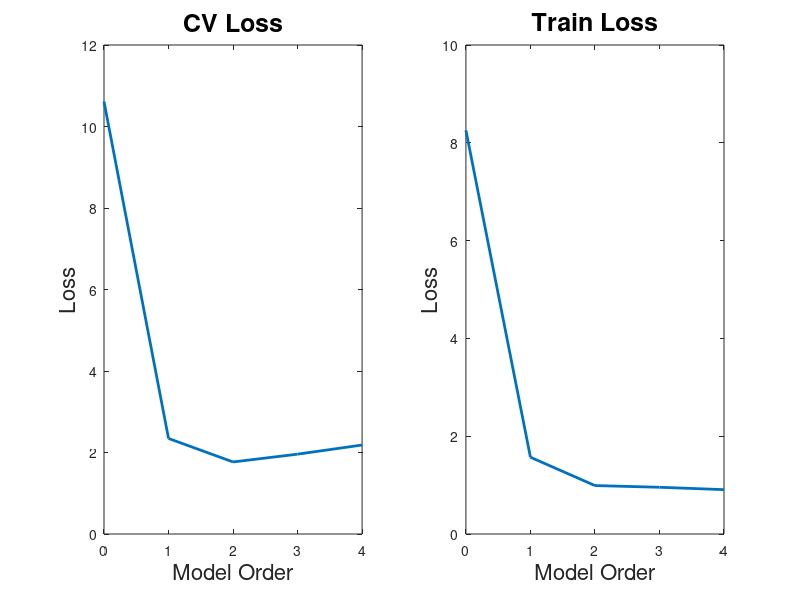

The MATLAB script that drew this image:
%% CTB1_400metre
% Fit of 1st, 2nd, 3rd, and 4th order polynomial to
% the 400 metre sprint data
% We use 10-fold cross-validation to choose the 'best'
% polynomial order which has minimum loss
clear all;close all;
load olympics.mat
%% Preamble and rescaling data
x = male400(:,1);
x = [x - x(1)];
x = [x]./x(2);
t= male400(:,2); %target labels
%% Folding details
totalFolds = 10; % total number of folds
Npartition = length(x(:,1)); % we find the length of the first column in matrix x
partition = repmat(floor(Npartition/totalFolds),1,totalFolds); % we determine the size of the partition (2.7 in this case) and take the floor
partition(end) = Npartition - (totalFolds-1)*partition(1,1);
pcum = [0 cumsum(partition)];
%% Permute data
order = randperm(Npartition);
x = x(order);
t = t(order);
%% Polynomial Order of n
% Change value of 'order' to choose polynomial order n
order = 4; % order of polynomial
X = [];
orderFoldMat = [];
orderTrainMat = [];

 for k = 0:order % we loop to compute CV loss and Train loss for each order of the polynomial
    X = [X x.^k]; % we add a column to matrix for every order n where the new column is x^k
    for fold = 1:totalFolds % we loop again to change the partition being tested and trained
        Xfold = X(pcum(fold)+1 : pcum(fold+1),:); % we slice X to get the rows for the CV (test) partition (1)
        Xtrain1 = X(1 : pcum(fold),:); % we slice X to get the training partition before the CV partition (2)
        Xtrain2 = X(pcum(fold+1)+1 : end,:); % we slice X to get the training partition afer the CV partition (3)
        Xtrain = [Xtrain1; Xtrain2]; % we join the training paritions into one matrix (4)

        tfold = t(pcum(fold)+1 : pcum(fold+1),:); % we partition the labels the same as (1) to validate the results
        ttrain1 = t(1 : pcum(fold),:); % we partition the labels the same as (2) to train the model
        ttrain2 = t(pcum(fold+1)+1 : end,:); % we partition the labels the same as (3) train the model
        ttrain = [ttrain1; ttrain2]; % we join the label training data into one matrix similar to (4)


        % we learn the model parameters from the training data and labels(5)
        w = inv(Xtrain'*Xtrain)*Xtrain'*ttrain; 
        % we find the predicted results using the params in (5) and (1)
        mpred_fold = Xfold*w;
        % we see how well the model reflects the observed (training) data
        mpred_observed = Xtrain*w;
        % we compare the CV labels to the predicted results
        compare = [tfold mpred_fold tfold-mpred_fold];

        % we store the mean squared difference of CV labels and
        % predicted results, to plot later
        foldLoss(fold,k+1)  = mean((mpred_fold - tfold).^2);
        trainLoss(fold,k+1) = mean((mpred_observed - ttrain).^2);
    end
    orderFoldMat = [orderFoldMat mean(foldLoss(:,k+1))];
    orderTrainMat = [orderTrainMat mean(trainLoss(:,k+1))];
    
% %     plots and saves to file
% %     comment out to turn off
%     plot(x,t,'bx');
%     plotTitle = strcat('Fit of Polynomial Model x.^',int2str(k),' to 400m Data'); 
%     title(plotTitle,'fontsize',18);
%     xlabel('Rescaled Year Data','fontsize',16);
%     ylabel('400m Time (seconds)','fontsize',16);
%     hold on;
%     plot(x,w'*X','r');
%     filename = strcat('model',int2str(k),'.png'); 
% %     saveas(gcf,filename);
%     clf;
 end
%% Plot the results
% Reference: A First Course in Machine Learning, Chapter One, cv_demo.m
figure(1);
subplot(121)
plot(0:order,orderFoldMat,'linewidth',2);
xlabel('Model Order','fontsize',16);
ylabel('Loss','fontsize',16);
title('CV Loss','fontsize',18);
subplot(122)
plot(0:order,orderTrainMat,'linewidth',2)
xlabel('Model Order','fontsize',16);
ylabel('Loss','fontsize',16);
title('Train Loss','fontsize',18);
filename = strcat('CVLossANDTrainLossNotReg',int2str(order),'.png'); 
% saveas(gcf,filename);